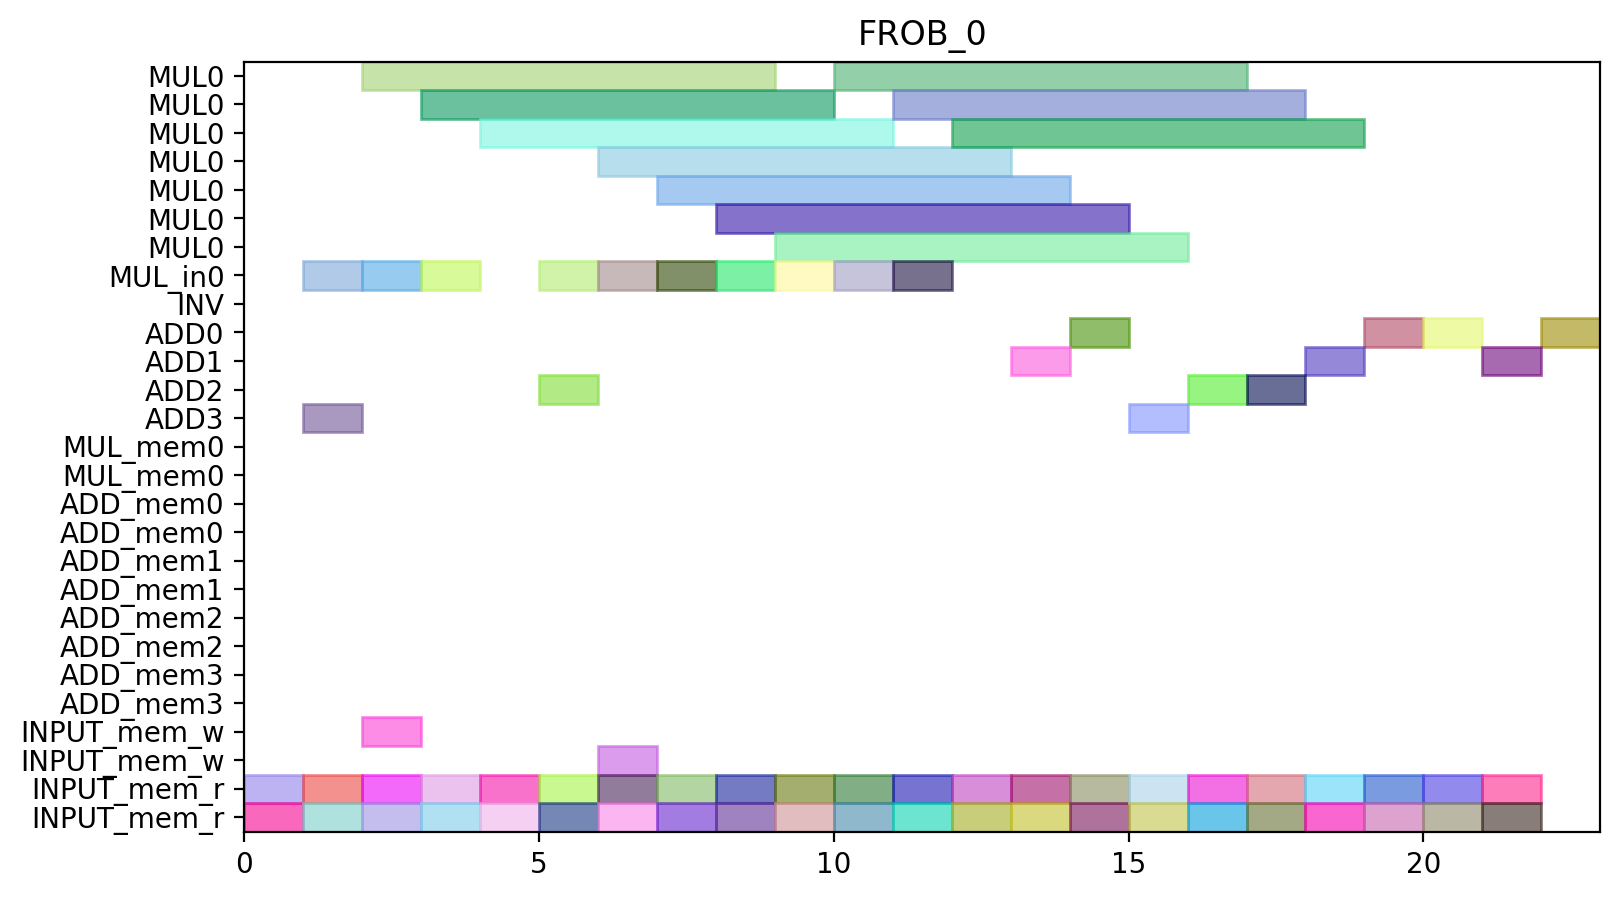

This chart was generated by the following Python code:
from pyschedule import Scenario, solvers, plotters, alt


def solve():
	horizon = 90
	S = Scenario("FROB_0", horizon=horizon)

	# resource
	MUL = S.Resources('MUL', num=1, size=7)
	MUL_in = S.Resources('MUL_in', num=1)
	INV = S.Resource('INV')
	ADD = S.Resources('ADD', num=4, periods=range(1, horizon))
	MUL_mem = S.Resources('MUL_mem', num=1, size=2)
	ADD_mem = S.Resources('ADD_mem', num=4, size=2)
	INPUT_mem_w = S.Resource('INPUT_mem_w', size=2)
	INPUT_mem_r = S.Resource('INPUT_mem_r', size=2)

	# result of previous scheduling

	# new tasks
	c10_t0_in = S.Task('c10_t0_in', length=1, delay_cost=1)
	c10_t0_in += alt(MUL_in)
	c10_t0 = S.Task('c10_t0', length=7, delay_cost=1)
	c10_t0 += alt(MUL)
	S += c10_t0>=c10_t0_in

	c10_t0_mem0 = S.Task('c10_t0_mem0', length=1, delay_cost=1)
	c10_t0_mem0 += INPUT_mem_r
	S += c10_t0_mem0 <= c10_t0

	c10_t0_mem1 = S.Task('c10_t0_mem1', length=1, delay_cost=1)
	c10_t0_mem1 += INPUT_mem_r
	S += c10_t0_mem1 <= c10_t0

	c10_t1_in = S.Task('c10_t1_in', length=1, delay_cost=1)
	c10_t1_in += alt(MUL_in)
	c10_t1 = S.Task('c10_t1', length=7, delay_cost=1)
	c10_t1 += alt(MUL)
	S += c10_t1>=c10_t1_in

	c10_t1_mem0 = S.Task('c10_t1_mem0', length=1, delay_cost=1)
	c10_t1_mem0 += INPUT_mem_r
	S += c10_t1_mem0 <= c10_t1

	c10_t1_mem1 = S.Task('c10_t1_mem1', length=1, delay_cost=1)
	c10_t1_mem1 += INPUT_mem_r
	S += c10_t1_mem1 <= c10_t1

	c10_t2 = S.Task('c10_t2', length=1, delay_cost=1)
	c10_t2 += alt(ADD)

	c10_t2_mem0 = S.Task('c10_t2_mem0', length=1, delay_cost=1)
	c10_t2_mem0 += INPUT_mem_r
	S += c10_t2_mem0 <= c10_t2

	c10_t2_mem1 = S.Task('c10_t2_mem1', length=1, delay_cost=1)
	c10_t2_mem1 += INPUT_mem_r
	S += c10_t2_mem1 <= c10_t2

	c10_t3 = S.Task('c10_t3', length=1, delay_cost=1)
	c10_t3 += alt(ADD)

	c10_t3_mem0 = S.Task('c10_t3_mem0', length=1, delay_cost=1)
	c10_t3_mem0 += INPUT_mem_r
	S += c10_t3_mem0 <= c10_t3

	c10_t3_mem1 = S.Task('c10_t3_mem1', length=1, delay_cost=1)
	c10_t3_mem1 += INPUT_mem_r
	S += c10_t3_mem1 <= c10_t3

	c20_t0_in = S.Task('c20_t0_in', length=1, delay_cost=1)
	c20_t0_in += alt(MUL_in)
	c20_t0 = S.Task('c20_t0', length=7, delay_cost=1)
	c20_t0 += alt(MUL)
	S += c20_t0>=c20_t0_in

	c20_t0_mem0 = S.Task('c20_t0_mem0', length=1, delay_cost=1)
	c20_t0_mem0 += INPUT_mem_r
	S += c20_t0_mem0 <= c20_t0

	c20_t0_mem1 = S.Task('c20_t0_mem1', length=1, delay_cost=1)
	c20_t0_mem1 += INPUT_mem_r
	S += c20_t0_mem1 <= c20_t0

	c20_t1_in = S.Task('c20_t1_in', length=1, delay_cost=1)
	c20_t1_in += alt(MUL_in)
	c20_t1 = S.Task('c20_t1', length=7, delay_cost=1)
	c20_t1 += alt(MUL)
	S += c20_t1>=c20_t1_in

	c20_t1_mem0 = S.Task('c20_t1_mem0', length=1, delay_cost=1)
	c20_t1_mem0 += INPUT_mem_r
	S += c20_t1_mem0 <= c20_t1

	c20_t1_mem1 = S.Task('c20_t1_mem1', length=1, delay_cost=1)
	c20_t1_mem1 += INPUT_mem_r
	S += c20_t1_mem1 <= c20_t1

	c20_t2 = S.Task('c20_t2', length=1, delay_cost=1)
	c20_t2 += alt(ADD)

	c20_t2_mem0 = S.Task('c20_t2_mem0', length=1, delay_cost=1)
	c20_t2_mem0 += INPUT_mem_r
	S += c20_t2_mem0 <= c20_t2

	c20_t2_mem1 = S.Task('c20_t2_mem1', length=1, delay_cost=1)
	c20_t2_mem1 += INPUT_mem_r
	S += c20_t2_mem1 <= c20_t2

	c20_t3 = S.Task('c20_t3', length=1, delay_cost=1)
	c20_t3 += alt(ADD)

	c20_t3_mem0 = S.Task('c20_t3_mem0', length=1, delay_cost=1)
	c20_t3_mem0 += INPUT_mem_r
	S += c20_t3_mem0 <= c20_t3

	c20_t3_mem1 = S.Task('c20_t3_mem1', length=1, delay_cost=1)
	c20_t3_mem1 += INPUT_mem_r
	S += c20_t3_mem1 <= c20_t3

	c01_t0_in = S.Task('c01_t0_in', length=1, delay_cost=1)
	c01_t0_in += alt(MUL_in)
	c01_t0 = S.Task('c01_t0', length=7, delay_cost=1)
	c01_t0 += alt(MUL)
	S += c01_t0>=c01_t0_in

	c01_t0_mem0 = S.Task('c01_t0_mem0', length=1, delay_cost=1)
	c01_t0_mem0 += INPUT_mem_r
	S += c01_t0_mem0 <= c01_t0

	c01_t0_mem1 = S.Task('c01_t0_mem1', length=1, delay_cost=1)
	c01_t0_mem1 += INPUT_mem_r
	S += c01_t0_mem1 <= c01_t0

	c01_t1_in = S.Task('c01_t1_in', length=1, delay_cost=1)
	c01_t1_in += alt(MUL_in)
	c01_t1 = S.Task('c01_t1', length=7, delay_cost=1)
	c01_t1 += alt(MUL)
	S += c01_t1>=c01_t1_in

	c01_t1_mem0 = S.Task('c01_t1_mem0', length=1, delay_cost=1)
	c01_t1_mem0 += INPUT_mem_r
	S += c01_t1_mem0 <= c01_t1

	c01_t1_mem1 = S.Task('c01_t1_mem1', length=1, delay_cost=1)
	c01_t1_mem1 += INPUT_mem_r
	S += c01_t1_mem1 <= c01_t1

	c01_t2 = S.Task('c01_t2', length=1, delay_cost=1)
	c01_t2 += alt(ADD)

	c01_t2_mem0 = S.Task('c01_t2_mem0', length=1, delay_cost=1)
	c01_t2_mem0 += INPUT_mem_r
	S += c01_t2_mem0 <= c01_t2

	c01_t2_mem1 = S.Task('c01_t2_mem1', length=1, delay_cost=1)
	c01_t2_mem1 += INPUT_mem_r
	S += c01_t2_mem1 <= c01_t2

	c01_t3 = S.Task('c01_t3', length=1, delay_cost=1)
	c01_t3 += alt(ADD)

	c01_t3_mem0 = S.Task('c01_t3_mem0', length=1, delay_cost=1)
	c01_t3_mem0 += INPUT_mem_r
	S += c01_t3_mem0 <= c01_t3

	c01_t3_mem1 = S.Task('c01_t3_mem1', length=1, delay_cost=1)
	c01_t3_mem1 += INPUT_mem_r
	S += c01_t3_mem1 <= c01_t3

	c11_t0_in = S.Task('c11_t0_in', length=1, delay_cost=1)
	c11_t0_in += alt(MUL_in)
	c11_t0 = S.Task('c11_t0', length=7, delay_cost=1)
	c11_t0 += alt(MUL)
	S += c11_t0>=c11_t0_in

	c11_t0_mem0 = S.Task('c11_t0_mem0', length=1, delay_cost=1)
	c11_t0_mem0 += INPUT_mem_r
	S += c11_t0_mem0 <= c11_t0

	c11_t0_mem1 = S.Task('c11_t0_mem1', length=1, delay_cost=1)
	c11_t0_mem1 += INPUT_mem_r
	S += c11_t0_mem1 <= c11_t0

	c11_t1_in = S.Task('c11_t1_in', length=1, delay_cost=1)
	c11_t1_in += alt(MUL_in)
	c11_t1 = S.Task('c11_t1', length=7, delay_cost=1)
	c11_t1 += alt(MUL)
	S += c11_t1>=c11_t1_in

	c11_t1_mem0 = S.Task('c11_t1_mem0', length=1, delay_cost=1)
	c11_t1_mem0 += INPUT_mem_r
	S += c11_t1_mem0 <= c11_t1

	c11_t1_mem1 = S.Task('c11_t1_mem1', length=1, delay_cost=1)
	c11_t1_mem1 += INPUT_mem_r
	S += c11_t1_mem1 <= c11_t1

	c11_t2 = S.Task('c11_t2', length=1, delay_cost=1)
	c11_t2 += alt(ADD)

	c11_t2_mem0 = S.Task('c11_t2_mem0', length=1, delay_cost=1)
	c11_t2_mem0 += INPUT_mem_r
	S += c11_t2_mem0 <= c11_t2

	c11_t2_mem1 = S.Task('c11_t2_mem1', length=1, delay_cost=1)
	c11_t2_mem1 += INPUT_mem_r
	S += c11_t2_mem1 <= c11_t2

	c11_t3 = S.Task('c11_t3', length=1, delay_cost=1)
	c11_t3 += alt(ADD)

	c11_t3_mem0 = S.Task('c11_t3_mem0', length=1, delay_cost=1)
	c11_t3_mem0 += INPUT_mem_r
	S += c11_t3_mem0 <= c11_t3

	c11_t3_mem1 = S.Task('c11_t3_mem1', length=1, delay_cost=1)
	c11_t3_mem1 += INPUT_mem_r
	S += c11_t3_mem1 <= c11_t3

	c21_t0_in = S.Task('c21_t0_in', length=1, delay_cost=1)
	c21_t0_in += alt(MUL_in)
	c21_t0 = S.Task('c21_t0', length=7, delay_cost=1)
	c21_t0 += alt(MUL)
	S += c21_t0>=c21_t0_in

	c21_t0_mem0 = S.Task('c21_t0_mem0', length=1, delay_cost=1)
	c21_t0_mem0 += INPUT_mem_r
	S += c21_t0_mem0 <= c21_t0

	c21_t0_mem1 = S.Task('c21_t0_mem1', length=1, delay_cost=1)
	c21_t0_mem1 += INPUT_mem_r
	S += c21_t0_mem1 <= c21_t0

	c21_t1_in = S.Task('c21_t1_in', length=1, delay_cost=1)
	c21_t1_in += alt(MUL_in)
	c21_t1 = S.Task('c21_t1', length=7, delay_cost=1)
	c21_t1 += alt(MUL)
	S += c21_t1>=c21_t1_in

	c21_t1_mem0 = S.Task('c21_t1_mem0', length=1, delay_cost=1)
	c21_t1_mem0 += INPUT_mem_r
	S += c21_t1_mem0 <= c21_t1

	c21_t1_mem1 = S.Task('c21_t1_mem1', length=1, delay_cost=1)
	c21_t1_mem1 += INPUT_mem_r
	S += c21_t1_mem1 <= c21_t1

	c21_t2 = S.Task('c21_t2', length=1, delay_cost=1)
	c21_t2 += alt(ADD)

	c21_t2_mem0 = S.Task('c21_t2_mem0', length=1, delay_cost=1)
	c21_t2_mem0 += INPUT_mem_r
	S += c21_t2_mem0 <= c21_t2

	c21_t2_mem1 = S.Task('c21_t2_mem1', length=1, delay_cost=1)
	c21_t2_mem1 += INPUT_mem_r
	S += c21_t2_mem1 <= c21_t2

	c21_t3 = S.Task('c21_t3', length=1, delay_cost=1)
	c21_t3 += alt(ADD)

	c21_t3_mem0 = S.Task('c21_t3_mem0', length=1, delay_cost=1)
	c21_t3_mem0 += INPUT_mem_r
	S += c21_t3_mem0 <= c21_t3

	c21_t3_mem1 = S.Task('c21_t3_mem1', length=1, delay_cost=1)
	c21_t3_mem1 += INPUT_mem_r
	S += c21_t3_mem1 <= c21_t3

	c000 = S.Task('c000', length=1, delay_cost=1)
	c000 += alt(ADD)

	S += 0<c000

	c000_mem0 = S.Task('c000_mem0', length=1, delay_cost=1)
	c000_mem0 += INPUT_mem_r
	S += c000_mem0 <= c000

	c000_mem1 = S.Task('c000_mem1', length=1, delay_cost=1)
	c000_mem1 += INPUT_mem_r
	S += c000_mem1 <= c000

	c000_w = S.Task('c000_w', length=1, delay_cost=1)
	c000_w += alt(INPUT_mem_w)
	S += c000 <= c000_w

	c001 = S.Task('c001', length=1, delay_cost=1)
	c001 += alt(ADD)

	S += 0<c001

	c001_mem0 = S.Task('c001_mem0', length=1, delay_cost=1)
	c001_mem0 += INPUT_mem_r
	S += c001_mem0 <= c001

	c001_mem1 = S.Task('c001_mem1', length=1, delay_cost=1)
	c001_mem1 += INPUT_mem_r
	S += c001_mem1 <= c001

	c001_w = S.Task('c001_w', length=1, delay_cost=1)
	c001_w += alt(INPUT_mem_w)
	S += c001 <= c001_w

	solvers.mip.solve(S,msg=1,kind='CPLEX',ratio_gap=1.01)

	solution = [['hoge']*len(S.solution()[1]) for i in range(len(S.solution()))]
	for i in range(len(S.solution())):
		for j in range(len(S.solution()[i])):
			solution[i][j]=str(S.solution()[i][j])
	print(solution)

	cycles = int(solution[-1][3])

	pic_file_name = "/home/mfukuda/pairing_automation_design2/bls12-461/scheduling/FROB_mul1_add4/FROB_0.png"
	if(S.solution() != []):
		plotters.matplotlib.plot(S,img_filename=pic_file_name, vertical_text=True, fig_size=(cycles*0.25+3, 5), show_task_labels=False)

	return solution
